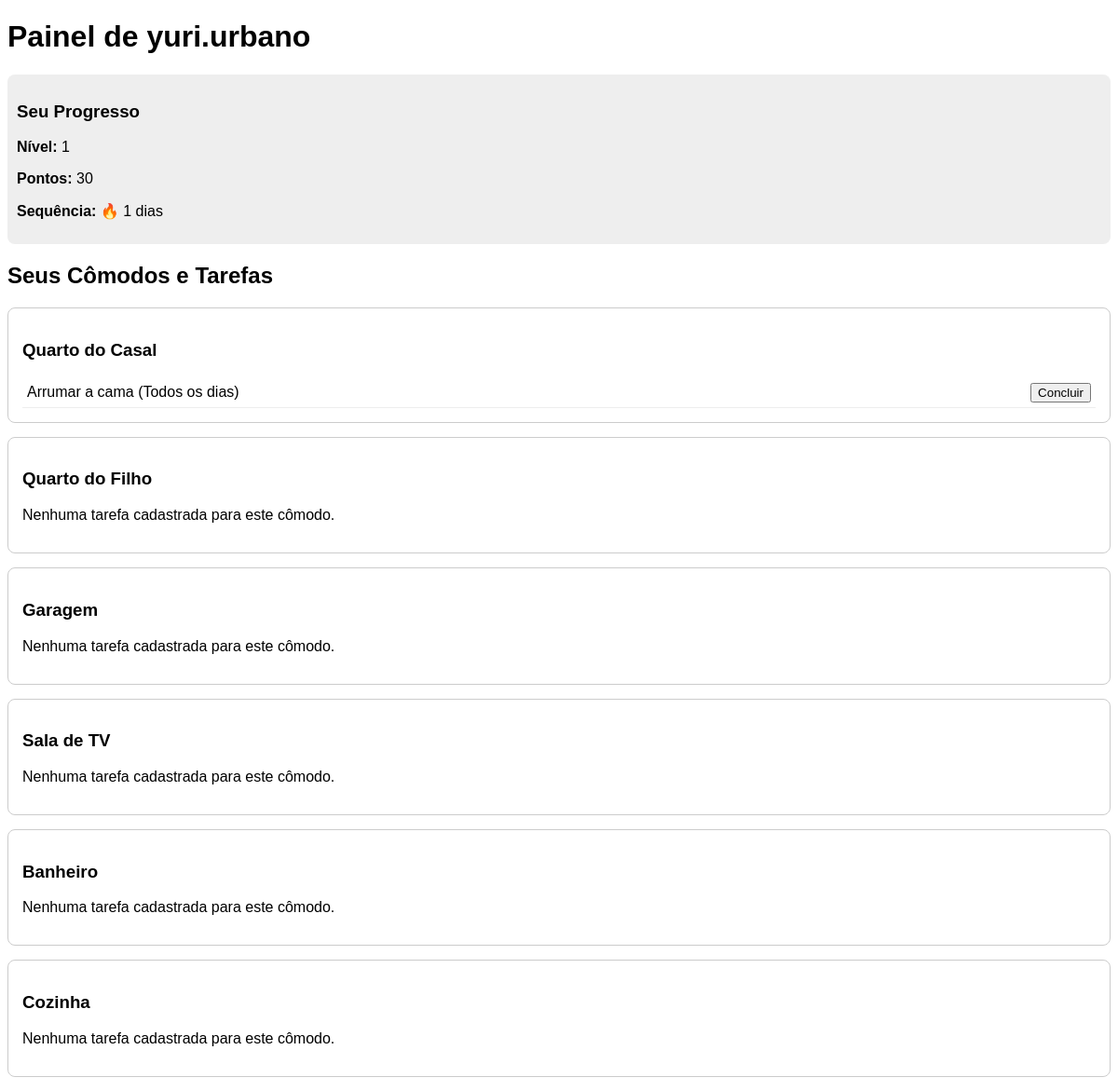
Screenshot of /painel/ (signed in) with the database file from the repository.
### gestao/models.py (models this page shows, shortened)
class Perfil(models.Model):
    usuario = models.OneToOneField(User, on_delete=models.CASCADE, related_name='perfil')
    pontos = models.IntegerField(default=0, verbose_name="Pontos de Experiência")
    nivel = models.IntegerField(default=1, verbose_name="Nível")
    conquistas = models.ManyToManyField(Conquista, blank=True)
    streak_atual = models.IntegerField(default=0, verbose_name="Sequência Atual (dias)")
    data_ultima_atividade = models.DateField(null=True, blank=True, verbose_name="Data da Última Atividade")

class Comodo(models.Model):
    usuario = models.ForeignKey(User, on_delete=models.PROTECT, related_name='comodos')
    nome = models.CharField(max_length=100, verbose_name="Nome do Cômodo")
    icone = models.CharField(max_length=50, blank=True, null=True, verbose_name="Ícone")

class Tarefa(models.Model):
    comodo = models.ForeignKey(Comodo, on_delete=models.PROTECT, related_name='tarefas')
    titulo = models.CharField(max_length=200, verbose_name="Título da Tarefa")
    frequencia = models.CharField(max_length=100, verbose_name="Quando Fazer / Frequência")
    data_ultima_execucao = models.DateTimeField(null=True, blank=True, verbose_name="Última Execução")
    data_criacao = models.DateTimeField(auto_now_add=True, verbose_name="Data de Criação")
    ativa = models.BooleanField(default=True, verbose_name="Ativa")

### gestao/views.py (the view)
# urls.py: path('painel/', views.painel_usuario, name='painel_usuario'),
@login_required
def painel_usuario(request):
    comodos = Comodo.objects.filter(usuario=request.user)
    context = {
        'comodos': comodos,
        'perfil': request.user.perfil
    }
    return render(request, 'gestao/painel.html', context)

### gestao/templates/gestao/painel.html (shortened to what this page needs)
<!DOCTYPE html>
<html lang="pt-br">
<head>
</head>
<body>
    <h1>Painel de {{ request.user.username }}</h1>
    <div class="gamificacao">
        <h3>Seu Progresso</h3>
        <p><strong>Nível:</strong> {{ perfil.nivel }}</p>
        <p><strong>Pontos:</strong> {{ perfil.pontos }}</p>
        {% if perfil.streak_atual > 0 %}
            <p><strong>Sequência:</strong> 🔥 {{ perfil.streak_atual }} dias</p>
        {% endif %}
    </div>
    <h2>Seus Cômodos e Tarefas</h2>
    {% for comodo in comodos %}
        <div class="comodo">
            <h3>{{ comodo.nome }}</h3>
            {% for tarefa in comodo.tarefas.all %}
                <div class="tarefa">
                    <span>{{ tarefa.titulo }} ({{ tarefa.frequencia }})</span>
                    <form action="{% url 'concluir_tarefa' tarefa.id %}" method="post">
                        <button type="submit">Concluir</button>
                    </form>
                </div>
            {% empty %}
                <p>Nenhuma tarefa cadastrada para este cômodo.</p>
            {% endfor %}
        </div>
    {% empty %}
        <p>Você ainda não cadastrou nenhum cômodo. Comece pelo <a href="/admin/">Painel Admin</a>!</p>
    {% endfor %}
</body>
</html>

### gestao/templates/gestao/painel.html (style rules this page uses)
body { font-family: sans-serif; }
.gamificacao { background-color: #eee; padding: 10px; margin-bottom: 20px; border-radius: 8px; }
.comodo { border: 1px solid #ccc; padding: 15px; margin-bottom: 15px; border-radius: 8px; }
.tarefa { display: flex; justify-content: space-between; align-items: center; padding: 5px; border-bottom: 1px solid #eee; }

### rows the page displays
Perfil: nivel "1", pontos "30", streak_atual "1"
Comodo: nome "Quarto do Casal"
Tarefa: titulo "Arrumar a cama", frequencia "Todos os dias"
Comodo: nome "Quarto do Filho"
Comodo: nome "Garagem"
Comodo: nome "Sala de TV"
Comodo: nome "Banheiro"
Comodo: nome "Cozinha"

### other values shown
{{ request.user.username }} "yuri.urbano"
